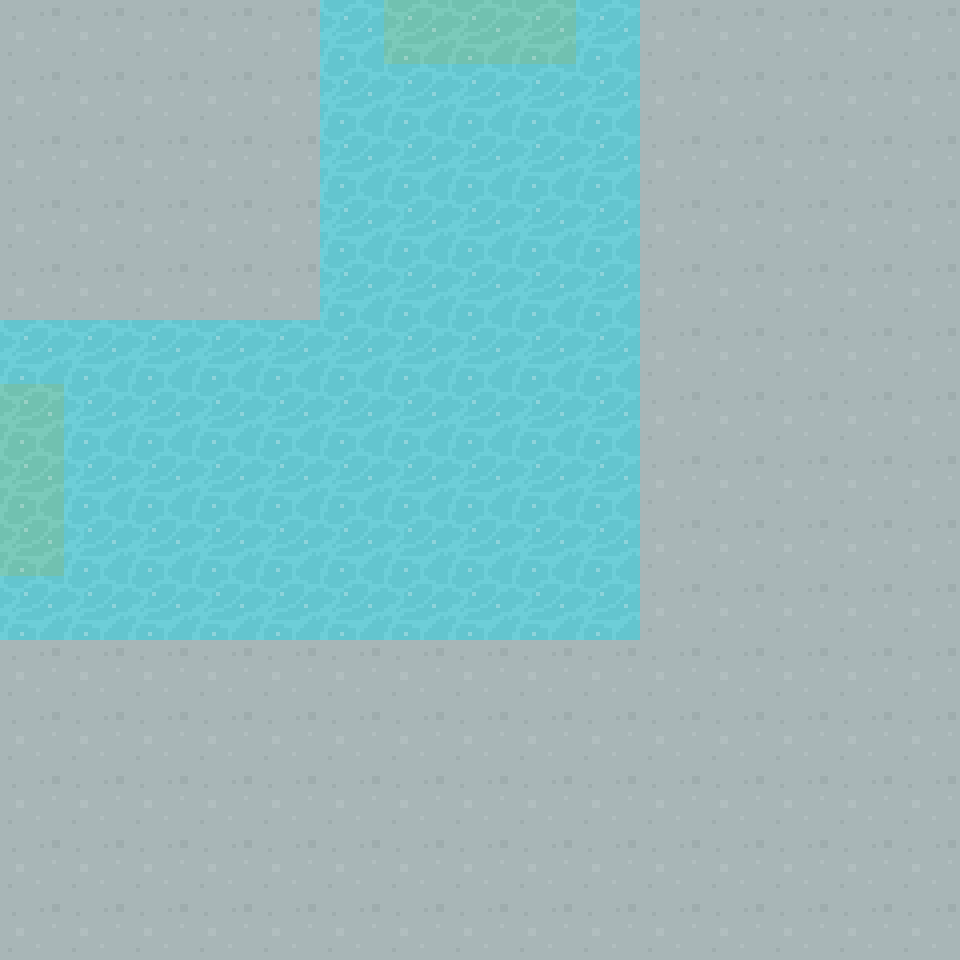

A 2D game scene composited from a Tiled map and its tileset images. What follows is a short description and the map's XML, with every tile layer's data as written:
An orthogonal 15x15 tile map with 64x64 px tiles, 1 tile layer (Tile Layer 1) and 3 objects (NORTH, WEST).

<map version="1.5" tiledversion="1.5.0" orientation="orthogonal" renderorder="right-down" width="15" height="15" tilewidth="64" tileheight="64" infinite="0" nextlayerid="4" nextobjectid="5">
 <tileset firstgid="1" source="../64TilesheetDungeon.tsx" />
 <layer id="1" name="Tile Layer 1" width="15" height="15">
  <data encoding="csv">
68,68,68,68,68,321,326,326,326,321,68,68,68,68,68,
68,68,68,68,68,321,321,321,321,321,68,68,68,68,68,
68,68,68,68,68,321,321,321,321,321,68,68,68,68,68,
68,68,68,68,68,321,321,321,321,321,68,68,68,68,68,
68,68,68,68,68,321,321,321,321,321,68,68,68,68,68,
321,321,321,321,321,321,321,321,321,321,68,68,68,68,68,
326,321,321,321,321,321,321,321,321,321,68,68,68,68,68,
326,321,321,321,321,321,321,321,321,321,68,68,68,68,68,
326,321,321,321,321,321,321,321,321,321,68,68,68,68,68,
321,321,321,321,321,321,321,321,321,321,68,68,68,68,68,
68,68,68,68,68,68,68,68,68,68,68,68,68,68,68,
68,68,68,68,68,68,68,68,68,68,68,68,68,68,68,
68,68,68,68,68,68,68,68,68,68,68,68,68,68,68,
68,68,68,68,68,68,68,68,68,68,68,68,68,68,68,
68,68,68,68,68,68,68,68,68,68,68,68,68,68,68
</data>
 </layer>
 <objectgroup id="3" name="Object Layer 1">
  <object id="2" name="NORTH" x="384" y="0" width="192" height="64" />
  <object id="3" name="WEST" x="0" y="384" width="64" height="192" />
  <object id="4" x="-128.936" y="208.604" />
 </objectgroup>
</map>
